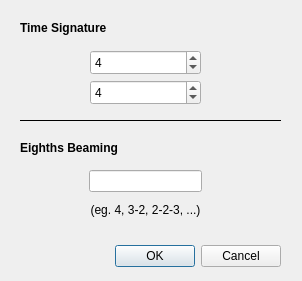
<?xml version="1.0" encoding="UTF-8"?>
<ui version="4.0">
 <class>RETimeSignatureDialog</class>
 <widget class="QDialog" name="RETimeSignatureDialog">
  <property name="geometry">
   <rect>
    <x>0</x>
    <y>0</y>
    <width>302</width>
    <height>281</height>
   </rect>
  </property>
  <property name="windowTitle">
   <string>Dialog</string>
  </property>
  <widget class="QDialogButtonBox" name="buttonBox">
   <property name="geometry">
    <rect>
     <x>30</x>
     <y>240</y>
     <width>251</width>
     <height>32</height>
    </rect>
   </property>
   <property name="orientation">
    <enum>Qt::Horizontal</enum>
   </property>
   <property name="standardButtons">
    <set>QDialogButtonBox::Cancel|QDialogButtonBox::Ok</set>
   </property>
  </widget>
  <widget class="QLabel" name="label">
   <property name="geometry">
    <rect>
     <x>20</x>
     <y>20</y>
     <width>141</width>
     <height>16</height>
    </rect>
   </property>
   <property name="font">
    <font>
     <weight>75</weight>
     <bold>true</bold>
    </font>
   </property>
   <property name="text">
    <string>Time Signature</string>
   </property>
  </widget>
  <widget class="QSpinBox" name="numerator">
   <property name="geometry">
    <rect>
     <x>90</x>
     <y>50</y>
     <width>111</width>
     <height>25</height>
    </rect>
   </property>
   <property name="minimum">
    <number>1</number>
   </property>
   <property name="maximum">
    <number>32</number>
   </property>
   <property name="value">
    <number>4</number>
   </property>
  </widget>
  <widget class="QSpinBox" name="denominator">
   <property name="geometry">
    <rect>
     <x>90</x>
     <y>80</y>
     <width>111</width>
     <height>25</height>
    </rect>
   </property>
   <property name="minimum">
    <number>1</number>
   </property>
   <property name="maximum">
    <number>64</number>
   </property>
   <property name="value">
    <number>4</number>
   </property>
  </widget>
  <widget class="QFrame" name="frame">
   <property name="geometry">
    <rect>
     <x>20</x>
     <y>110</y>
     <width>261</width>
     <height>21</height>
    </rect>
   </property>
   <property name="frameShape">
    <enum>QFrame::HLine</enum>
   </property>
   <property name="frameShadow">
    <enum>QFrame::Plain</enum>
   </property>
  </widget>
  <widget class="QLabel" name="label_2">
   <property name="geometry">
    <rect>
     <x>20</x>
     <y>140</y>
     <width>141</width>
     <height>16</height>
    </rect>
   </property>
   <property name="font">
    <font>
     <weight>75</weight>
     <bold>true</bold>
    </font>
   </property>
   <property name="text">
    <string>Eighths Beaming</string>
   </property>
  </widget>
  <widget class="QLineEdit" name="beaming">
   <property name="geometry">
    <rect>
     <x>89</x>
     <y>170</y>
     <width>113</width>
     <height>22</height>
    </rect>
   </property>
  </widget>
  <widget class="QLabel" name="label_3">
   <property name="geometry">
    <rect>
     <x>80</x>
     <y>200</y>
     <width>131</width>
     <height>20</height>
    </rect>
   </property>
   <property name="font">
    <font>
     <pointsize>9</pointsize>
    </font>
   </property>
   <property name="text">
    <string>(eg. 4, 3-2, 2-2-3, ...)</string>
   </property>
   <property name="alignment">
    <set>Qt::AlignCenter</set>
   </property>
  </widget>
 </widget>
 <resources/>
 <connections>
  <connection>
   <sender>buttonBox</sender>
   <signal>accepted()</signal>
   <receiver>RETimeSignatureDialog</receiver>
   <slot>accept()</slot>
   <hints>
    <hint type="sourcelabel">
     <x>248</x>
     <y>254</y>
    </hint>
    <hint type="destinationlabel">
     <x>157</x>
     <y>274</y>
    </hint>
   </hints>
  </connection>
  <connection>
   <sender>buttonBox</sender>
   <signal>rejected()</signal>
   <receiver>RETimeSignatureDialog</receiver>
   <slot>reject()</slot>
   <hints>
    <hint type="sourcelabel">
     <x>316</x>
     <y>260</y>
    </hint>
    <hint type="destinationlabel">
     <x>286</x>
     <y>274</y>
    </hint>
   </hints>
  </connection>
 </connections>
</ui>
